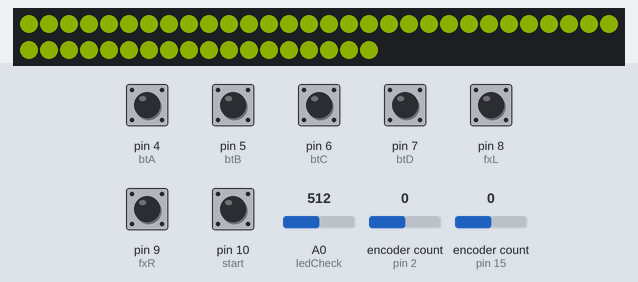
The sketch below on a simulated Arduino Leonardo, built with avr-gcc and run on an emulated ATmega32U4. Parts: 48 RGB LEDs in strip order, left to right, continuing on the next row. The test bench sets the inputs (shaded band); at power-on: pin 4 (btA), pin 5 (btB), pin 6 (btC), pin 7 (btD), pin 8 (fxL), pin 9 (fxR), pin 10 (start) HIGH, A0 (ledCheck) = 512, encoder count (sensors on pin 2, pin 15) 0. Dim RGB values are drawn brighter than linear.

Above: at 1.2 s.
1.3 s: A0 (ledCheck) set to 1010
At 1.45 s:
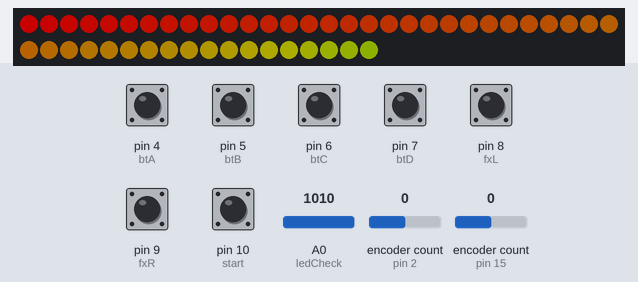
3.7 s: A0 (ledCheck) set to 990
At 4.2 s:
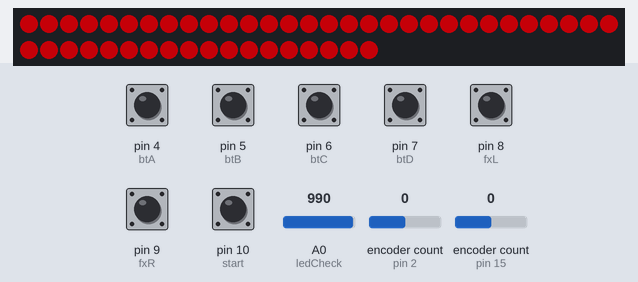
5.2 s: A0 (ledCheck) set to 1023
At 5.35 s:
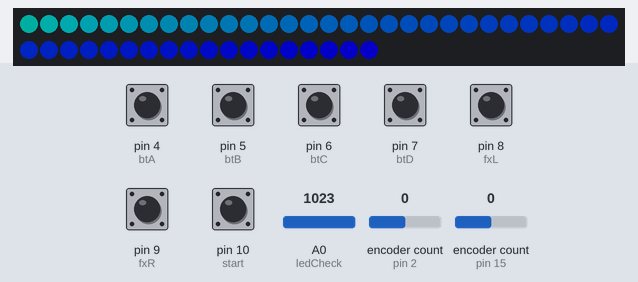
7.6 s: A0 (ledCheck) set to 900
At 8.2 s:
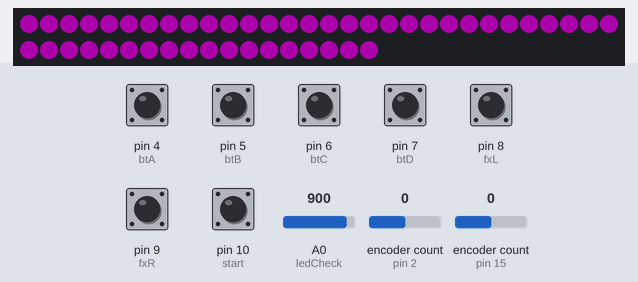
9.1 s: A0 (ledCheck) set to 716
At 9.4 s:
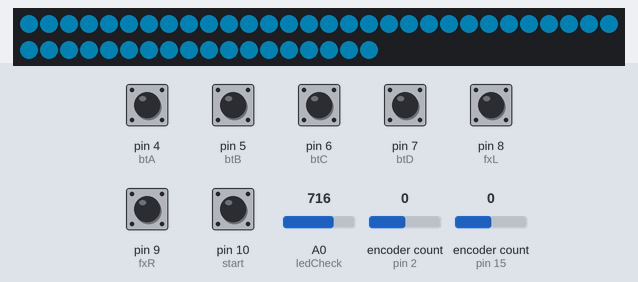
10.6 s: A0 (ledCheck) set to 340
At 11.7 s:
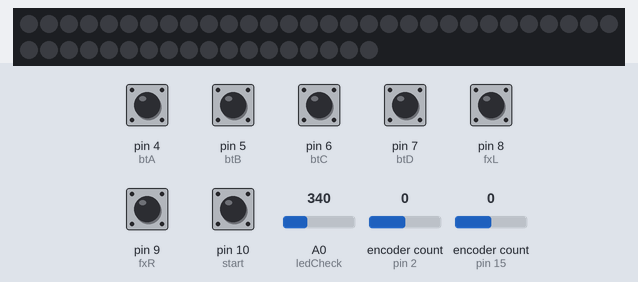
Timing chart, 0 to 13.1 s (numbered marks = the images above; inputs shaded):
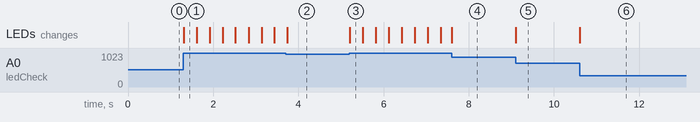

Measured:
- after the input at 1.3 s, the LEDs: change at once (image 1)
- after the input at 3.7 s, the LEDs: change at once (image 2)
- after the input at 5.2 s, the LEDs: change at once (image 3)
- after the input at 7.6 s, the LEDs: change at once (image 4)
- after the input at 9.1 s, the LEDs: change at once (image 5)
- after the input at 10.6 s, the LEDs: change at once (image 6)

The sketch:

GameKeyboard_V3.ino
```cpp
#define  ENCODER_OPTIMIZE_INTERRUPTS

#include <Keyboard.h>
#include <Encoder.h>
#include <Adafruit_NeoPixel.h>

//==========SETTINGS==========
//=====핀 설정=====
#define LED_PIN 16

int btA = 4;
int btB = 5;
int btC = 6;
int btD = 7;

int fxL = 8;
int fxR = 9;

int start = 10;

int volLkey[2] = {2, 14};
int volRkey[2] = {15, 3};

//=====키 설정=====
//!!대문자 금지!!
int btAkey = 'd';
int btBkey = 'f';
int btCkey = 'j';
int btDkey = 'k';

int fxLkey = 'c';
int fxRkey = 'm';

int startkey = 176; //ENTER / RETURN

int volLcwkey = 's';
int volLccwkey = 'a';
int volRcwkey = ';';
int volRccwkey = 'l';

//=====LED 설정=====
#define LED_COUNT 48
#define LED_BRIGHTNESS 100

//=====노브 감도 설정(수가 커질수록 둔감)=====
#define SENSITIVITY 20

//무지개 모드에서의 색 변화 속도(수가 커질수록 느려짐)
int rainbowSpd = 18;

//버튼 입력 반응 모드
int brTime = 60; //LED 페이드 아웃 길이

//표시 LED 색상 설정
int inpledset[22][3] =
{
  //{R, G, B}
  //-----SDVX-----
  {255, 255, 255}, //btA
  {255, 255, 255}, //btB
  {255, 255, 255}, //btC
  {255, 255, 255}, //btD
  {255, 50, 0}, //fxL
  {255, 50, 0}, //fxR
  {0, 60, 255}, //start
  {0, 130, 230}, //volL cw
  {0, 130, 230}, //volL ccw
  {230, 0, 130}, //volR cw
  {230, 0, 130},  //volR ccw
  //-----ADOFAI-----
  {255, 255, 255}, //btA
  {255, 255, 255}, //btB
  {255, 255, 255}, //btC
  {255, 255, 255}, //btD
  {255, 50, 0}, //fxL
  {255, 50, 0}, //fxR
  {0, 60, 255}, //start
  {0, 130, 230}, //volL cw
  {0, 130, 230}, //volL ccw
  {230, 0, 130}, //volR cw
  {230, 0, 130},  //volR ccw
};

//==========변수 선언==========
int mode = 0; //0:SDVX, 11:ADOFAI

unsigned long int time_old = micros();

unsigned long led_count = 0;
unsigned long time_ms;
const int com_num = 9;
int com = 0;

int r = 0, g = 0, b = 0, n = 0;
int rp, gp, bp;
int br = 0;
int prs = 0;
int inp[9] = {0, 0, 0, 0, 0, 0, 0, 0, 0};
//btA, btB, btC, btD, fxA, fxB, start, volL, volR

Encoder volL(volLkey[0], volLkey[1]);
Encoder volR(volRkey[0], volRkey[1]);
Adafruit_NeoPixel strip(LED_COUNT, LED_PIN, NEO_GRB + NEO_KHZ800);

void setup() {
  Serial.begin(115200);
  pinMode(btA, INPUT_PULLUP);
  pinMode(btB, INPUT_PULLUP);
  pinMode(btC, INPUT_PULLUP);
  pinMode(btD, INPUT_PULLUP);
  pinMode(fxL, INPUT_PULLUP);
  pinMode(fxR, INPUT_PULLUP);
  pinMode(start, INPUT_PULLUP);
  pinMode(16, OUTPUT);
  //Keyboard.begin()
  strip.begin();
  strip.clear();
  strip.setBrightness(LED_BRIGHTNESS);

  //start 키를 누른 채로 전원 인가시 ADOFAI 키로 설정
  if (digitalRead(start) == LOW) {
    brTime = 50;
    mode = 11;
    btAkey = 'd';
    btBkey = 216;
    btCkey = 215;
    btDkey = 'k';

    //start 키와 fxL과 fxR을 동시에 누른 채로 전원 인가시 btB와 btC 키 변경
    if(digitalRead(fxL) == LOW && digitalRead(fxR) == LOW)
    {
      btBkey = 'a';
      btCkey = 'b';
    }

    fxLkey = 'c';
    fxRkey = 'p';

    startkey = 177;

    volLcwkey = 217;
    volLccwkey = 218;
    volRcwkey = 218;
    volRccwkey = 217;
  }

  while (digitalRead(start) == LOW) {
    //모드 변경 후 start버튼 입력을 중지할 때 까지 대기
  }
}

long int volL_old = volL.read();
long int volR_old = volR.read();

void loop() {
  //BT 버튼 입력 처리
  if (digitalRead(btA) == LOW) {
    Keyboard.press(btAkey);
    inp[0] = 1;
  }
  else {
    Keyboard.release(btAkey);
    inp[0] = 0;
  }

  if (digitalRead(btB) == LOW) {
    Keyboard.press(btBkey);
    inp[1] = 1;
  }
  else {
    Keyboard.release(btBkey);
    inp[1] = 0;
  }

  if (digitalRead(btC) == LOW) {
    Keyboard.press(btCkey);
    inp[2] = 1;
  }
  else {
    Keyboard.release(btCkey);
    inp[2] = 0;
  }

  if (digitalRead(btD) == LOW) {
    Keyboard.press(btDkey);
    inp[3] = 1;
  }
  else {
    Keyboard.release(btDkey);
    inp[3] = 0;
  }

  //FX 버튼 입력 처리
  if (digitalRead(fxL) == LOW) {
    Keyboard.press(fxLkey);
    inp[4] = 1;
  }
  else {
    Keyboard.release(fxLkey);
    inp[4] = 0;
  }
  if (digitalRead(fxR) == LOW) {
    Keyboard.press(fxRkey);
    inp[5] = 1;
  }
  else {
    Keyboard.release(fxRkey);
    inp[5] = 0;
  }

  //Start 버튼 입력 처리
  if (digitalRead(start) == LOW) {
    Keyboard.press(startkey);
    inp[6] = 1;
  }
  else {
    Keyboard.release(startkey);
    inp[6] = 0;
  }

  //아날로그 디바이스 입력 처리
  if (mode == 0) {
    //노브 값을 시간에 대해 미분
    long int volL_current = volL.read();
    long int volR_current = volR.read();
    unsigned long int dt = micros() - time_old;
    float dLdt = 100000.0 * (volL_current - volL_old) / dt;
    float dRdt = 100000.0 * (volR_current - volR_old) / dt;

    //volL 엔코더 입력 처리
    if (dLdt > SENSITIVITY) {
      Keyboard.release(volLccwkey);
      Keyboard.press(volLcwkey);
      inp[7] = 1;
    }
    else if (dLdt < -SENSITIVITY) {
      Keyboard.release(volLcwkey);
      Keyboard.press(volLccwkey);
      inp[7] = -1;
    }
    else {
      Keyboard.release(volLcwkey);
      Keyboard.release(volLccwkey);
      inp[7] = 0;
    }
    volL_old = volL_current;
    //volR 엔코더 입력 처리
    if (dRdt > SENSITIVITY) {
      Keyboard.release(volRccwkey);
      Keyboard.press(volRcwkey);
      inp[8] = 1;
    }
    else if (dRdt < -SENSITIVITY) {
      Keyboard.release(volRcwkey);
      Keyboard.press(volRccwkey);
      inp[8] = -1;
    }
    else {
      Keyboard.release(volRcwkey);
      Keyboard.release(volRccwkey);
      inp[8] = 0;
    }
    volR_old = volR_current;
  }
  time_old = micros();
  ledCheck();
}

void ledCheck()
{
  strip.setBrightness(LED_BRIGHTNESS);
  int a = analogRead(A0);
  if(a < 100) {
    strip.clear();
    strip.show();
  }
  else if(100 <= a && a < 350) {
    if(mode == 0) {
      inputled();
    }
    else {
      inputrain(rainbowSpd);
    }
  }
  else if(350 <= a && a < 400) {
    poten(400);
  }
  else if(400 <= a && a < 1000) {
    poten(a);
  }
  else if(a >= 1000) {
    rainbow(rainbowSpd);
  }
}

void inputrain(int del)
{
  prs = 0;
  for (int i = 0; i < 7; i++) {
    if (inp[i] != 0) {
      prs = 1;
      break;
    }
  }

  if (prs == 0 && br > 0) {
    br = br - 1;
  }

  if(prs == 1) {
    br = brTime;
  }

  strip.setBrightness(map(br, brTime, 0, LED_BRIGHTNESS, 0));
  rainbow(del);
}

void inputled()
{
  strip.clear();
  n = 0;
  for (int j = 0; j < 9; j++) {
    if(inp[j] != 0) {
      r = 0;
      g = 0;
      b = 0;
    }
  }
  for (int j = 0; j < 7; j++) {
    if (inp[j] == 1) {
      r = r + inpledset[j+mode][0];
      g = g + inpledset[j+mode][1];
      b = b + inpledset[j+mode][2];
      n = n + 1;
    }
  }

  if (mode == 0) {
    if (inp[7] == 1) {
      r = r + inpledset[7+mode][0];
      g = g + inpledset[7+mode][1];
      b = b + inpledset[7+mode][2];
      n = n + 1;
    }
    else if(inp[7] == -1) {
      r = r + inpledset[8+mode][0];
      g = g + inpledset[8+mode][1];
      b = b + inpledset[8+mode][2];
      n = n + 1;
    }
    if (inp[8] == 1) {
      r = r + inpledset[9+mode][0];
      g = g + inpledset[9+mode][1];
      b = b + inpledset[9+mode][2];
      n = n + 1;
    }
    else if(inp[8] == -1) {
      r = r + inpledset[10+mode][0];
      g = g + inpledset[10+mode][1];
      b = b + inpledset[10+mode][2];
      n = n + 1;
    }
  }

  if(n == 0 && br > 0) {
    br = br - 1;
  }

  if(n != 0) {
    br = brTime;
    r = r / n;
    g = g / n;
    b = b / n;
  }

  for (int j = 0; j < strip.numPixels(); j++) {
    strip.setPixelColor(j, r, g, b);
  }
  strip.setBrightness(map(br, brTime, 0, LED_BRIGHTNESS, 0));
  strip.show();
}

void poten(int analog)
{
  int r, g, b;
  if(400 <= analog && analog < 600) {
    g = map(analog, 400, 599, 0, 255);
    r = 255 - g;
    b = 0;
  }
  else if(600 <= analog && analog < 800) {
    b = map(analog, 600, 799, 0, 255);
    g = 255 - b;
    r = 0;
  }
  else if(800 <= analog && analog < 1000){
    r = map(analog, 800, 999, 0, 255);
    b = 255 - r;
    g = 0;
  }
  for(int j = 0; j < strip.numPixels(); j++) {
    strip.setPixelColor(j, r, g, b);
  }
  strip.show();
}

void rainbow(uint8_t wait) {
  if(millis() > time_ms + wait) {
    time_ms = millis();
    for(uint16_t i=0; i<strip.numPixels(); i++) {
      strip.setPixelColor(i, Wheel((i+led_count) & 255));
    }
    strip.show();
    led_count++;
    if(led_count>=256) {
      led_count = 0;
      com++;
      if(com > com_num) {
        com = 0;
      }
    }
  }
}

uint32_t Wheel(byte WheelPos) {
  WheelPos = 255 - WheelPos;
  if(WheelPos < 85) {
    return strip.Color(255 - WheelPos * 3, 0, WheelPos * 3);
  }
  if(WheelPos < 170) {
    WheelPos -= 85;
    return strip.Color(0, WheelPos * 3, 255 - WheelPos * 3);
  }
  WheelPos -= 170;
  return strip.Color(WheelPos * 3, 255 - WheelPos * 3, 0);
}
```
